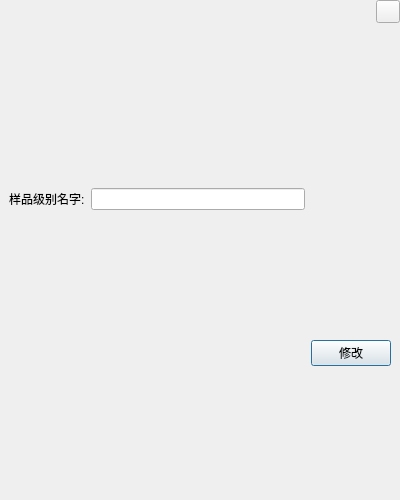
<?xml version="1.0" encoding="UTF-8"?>
<ui version="4.0">
 <class>FrmSampleClassEdit</class>
 <widget class="QDialog" name="FrmSampleClassEdit">
  <property name="geometry">
   <rect>
    <x>0</x>
    <y>0</y>
    <width>400</width>
    <height>500</height>
   </rect>
  </property>
  <property name="windowTitle">
   <string>Dialog</string>
  </property>
  <layout class="QGridLayout" name="gridLayout_3" rowstretch="1,9">
   <property name="leftMargin">
    <number>0</number>
   </property>
   <property name="topMargin">
    <number>0</number>
   </property>
   <property name="rightMargin">
    <number>0</number>
   </property>
   <property name="bottomMargin">
    <number>0</number>
   </property>
   <item row="0" column="0">
    <widget class="QWidget" name="widget" native="true">
     <layout class="QHBoxLayout" name="horizontalLayout">
      <property name="topMargin">
       <number>0</number>
      </property>
      <property name="rightMargin">
       <number>0</number>
      </property>
      <property name="bottomMargin">
       <number>0</number>
      </property>
      <item>
       <widget class="QLabel" name="labTitle">
        <property name="text">
         <string/>
        </property>
       </widget>
      </item>
      <item>
       <spacer name="horizontalSpacer">
        <property name="orientation">
         <enum>Qt::Horizontal</enum>
        </property>
        <property name="sizeHint" stdset="0">
         <size>
          <width>40</width>
          <height>20</height>
         </size>
        </property>
       </spacer>
      </item>
      <item>
       <widget class="QWidget" name="widget_3" native="true">
        <layout class="QGridLayout" name="gridLayout">
         <property name="leftMargin">
          <number>0</number>
         </property>
         <property name="topMargin">
          <number>0</number>
         </property>
         <property name="rightMargin">
          <number>0</number>
         </property>
         <property name="bottomMargin">
          <number>0</number>
         </property>
         <item row="0" column="0">
          <widget class="QToolButton" name="toolButton">
           <property name="text">
            <string/>
           </property>
          </widget>
         </item>
         <item row="1" column="0">
          <spacer name="verticalSpacer">
           <property name="orientation">
            <enum>Qt::Vertical</enum>
           </property>
           <property name="sizeHint" stdset="0">
            <size>
             <width>20</width>
             <height>40</height>
            </size>
           </property>
          </spacer>
         </item>
        </layout>
       </widget>
      </item>
     </layout>
    </widget>
   </item>
   <item row="1" column="0">
    <widget class="QWidget" name="widget_2" native="true">
     <layout class="QGridLayout" name="gridLayout_2">
      <item row="0" column="1">
       <widget class="QLineEdit" name="editName"/>
      </item>
      <item row="3" column="2">
       <widget class="QPushButton" name="btnEdit">
        <property name="text">
         <string>修改</string>
        </property>
       </widget>
      </item>
      <item row="0" column="0">
       <widget class="QLabel" name="label_2">
        <property name="text">
         <string>样品级别名字:</string>
        </property>
       </widget>
      </item>
     </layout>
    </widget>
   </item>
  </layout>
 </widget>
 <resources/>
 <connections/>
</ui>
